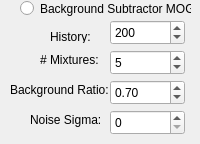
              <widget class="QWidget" name="PBKGMOG">
               <attribute name="label">
                <string>Background Subtractor MOG</string>
               </attribute>
               <widget class="QRadioButton" name="RBTMOG">
                <property name="geometry">
                 <rect>
                  <x>20</x>
                  <y>0</y>
                  <width>171</width>
                  <height>17</height>
                 </rect>
                </property>
                <property name="text">
                 <string>Background Subtractor MOG</string>
                </property>
               </widget>
               <widget class="QLabel" name="label_31">
                <property name="geometry">
                 <rect>
                  <x>50</x>
                  <y>30</y>
                  <width>47</width>
                  <height>13</height>
                 </rect>
                </property>
                <property name="text">
                 <string>History: </string>
                </property>
               </widget>
               <widget class="QSpinBox" name="SBHistoryMOG">
                <property name="geometry">
                 <rect>
                  <x>110</x>
                  <y>20</y>
                  <width>75</width>
                  <height>25</height>
                 </rect>
                </property>
                <property name="maximum">
                 <number>10000</number>
                </property>
                <property name="value">
                 <number>200</number>
                </property>
               </widget>
               <widget class="QSpinBox" name="SBMixtures">
                <property name="geometry">
                 <rect>
                  <x>110</x>
                  <y>50</y>
                  <width>75</width>
                  <height>25</height>
                 </rect>
                </property>
                <property name="maximum">
                 <number>200</number>
                </property>
                <property name="value">
                 <number>5</number>
                </property>
               </widget>
               <widget class="QLabel" name="label_34">
                <property name="geometry">
                 <rect>
                  <x>40</x>
                  <y>50</y>
                  <width>71</width>
                  <height>20</height>
                 </rect>
                </property>
                <property name="text">
                 <string># Mixtures: </string>
                </property>
               </widget>
               <widget class="QDoubleSpinBox" name="DSBRatio">
                <property name="geometry">
                 <rect>
                  <x>110</x>
                  <y>80</y>
                  <width>75</width>
                  <height>25</height>
                 </rect>
                </property>
                <property name="maximum">
                 <double>1000.000000000000000</double>
                </property>
                <property name="value">
                 <double>0.700000000000000</double>
                </property>
               </widget>
               <widget class="QLabel" name="label_35">
                <property name="geometry">
                 <rect>
                  <x>10</x>
                  <y>80</y>
                  <width>101</width>
                  <height>20</height>
                 </rect>
                </property>
                <property name="text">
                 <string>Background Ratio:</string>
                </property>
               </widget>
               <widget class="QSpinBox" name="SBNoise">
                <property name="geometry">
                 <rect>
                  <x>110</x>
                  <y>110</y>
                  <width>75</width>
                  <height>25</height>
                 </rect>
                </property>
                <property name="maximum">
                 <number>100</number>
                </property>
               </widget>
               <widget class="QLabel" name="label_36">
                <property name="geometry">
                 <rect>
                  <x>30</x>
                  <y>110</y>
                  <width>71</width>
                  <height>20</height>
                 </rect>
                </property>
                <property name="text">
                 <string>Noise Sigma:</string>
                </property>
               </widget>
              </widget>
